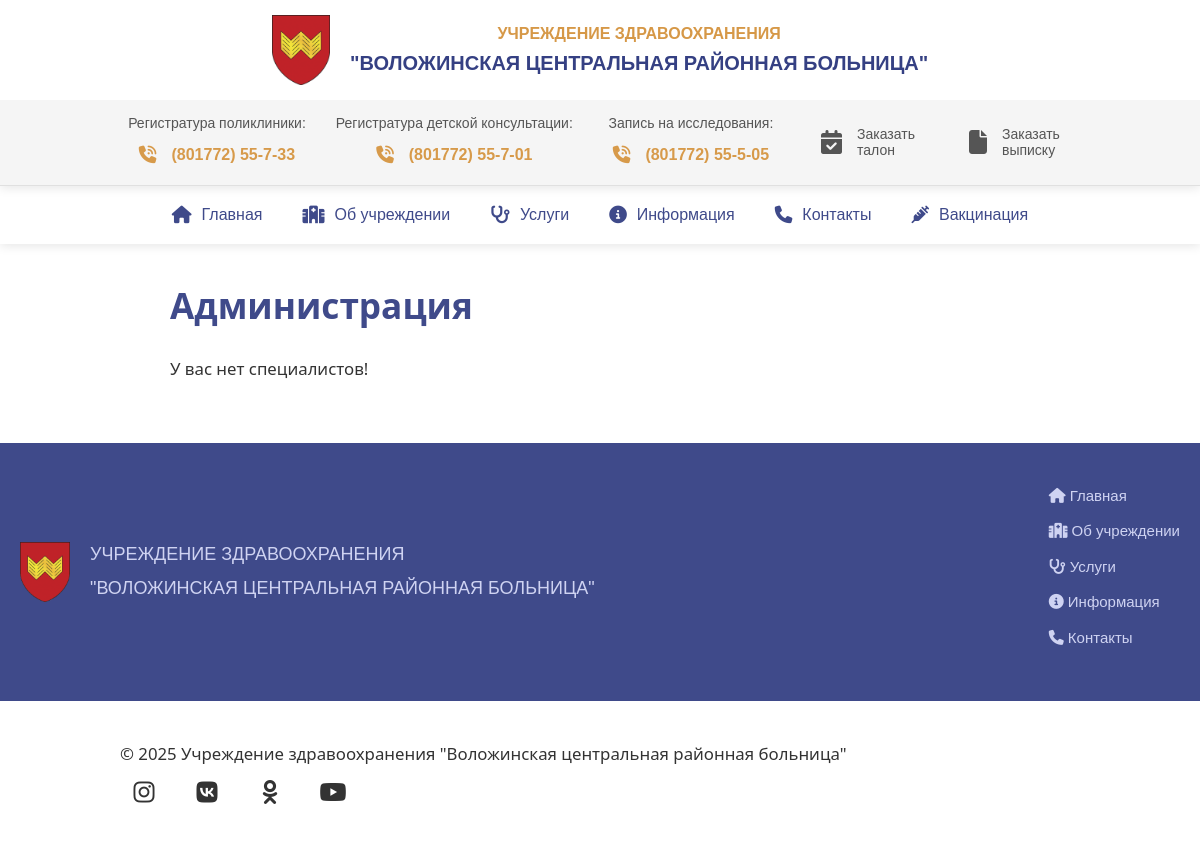
/staff/administration/, run on an earlier commit of the app's database.
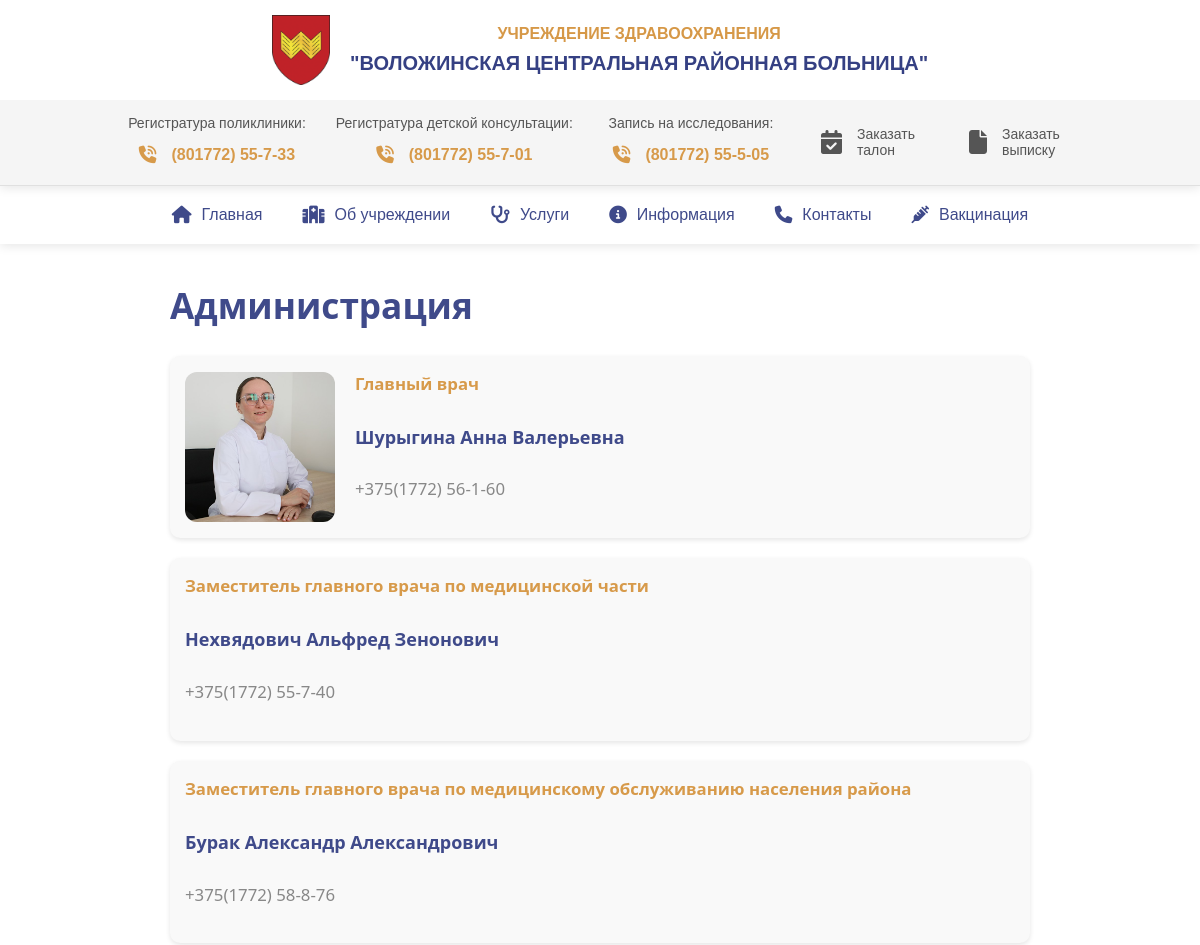
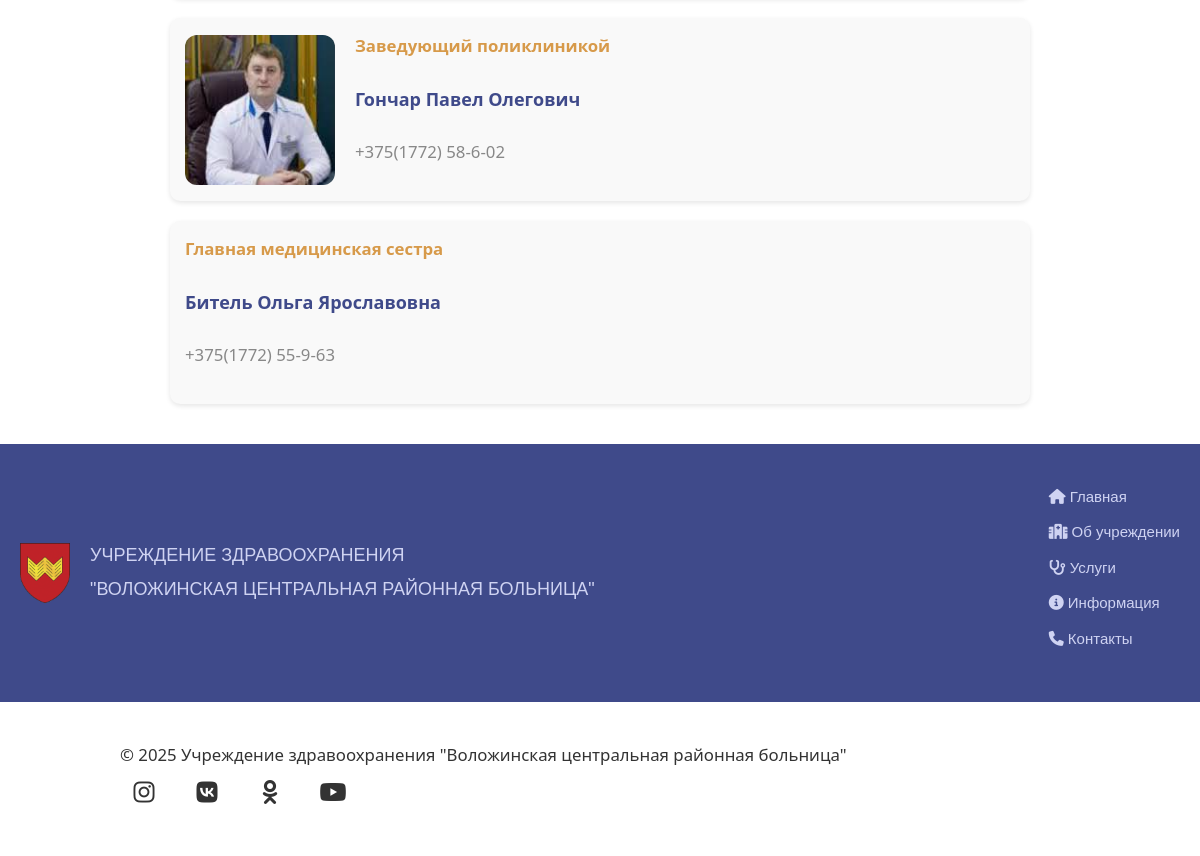
And on a later commit of the database (2 pictures, top to bottom).
### staff/models.py (models this page shows, shortened)
class Specialist(models.Model):
    CATEGORY_CHOICES = [
        ('admin', 'Администрация'),
        ('general', 'Общий специалист'),
    ]
    name = models.CharField(max_length=255)
    position = models.CharField(max_length=255)
    photo = models.ImageField(upload_to='staff_photos/', blank=True, null=True)
    bio = models.TextField(blank=True)
    is_active = models.BooleanField(default=True)
    phone = models.CharField(max_length=30, blank=True)
    category = models.CharField(
        max_length=20, choices=CATEGORY_CHOICES, default='general')
    order = models.PositiveIntegerField(default=0)
    class Meta:
        ordering = ['order']
        verbose_name = 'Специалиста'
        verbose_name_plural = 'Специалисты'

### staff/views.py (the view)
# urls.py: path('administration/', administration_view, name='administration_list'),
def administration_view(request):
    admins = Specialist.objects.filter(
        category='admin', is_active=True).order_by('order')
    return render(request, 'staff/administration.html', {'specialists': admins})

### staff/templates/staff/administration.html (shortened to what this page needs)
{% extends 'main/layout.html' %}
{% load static %}
{% block content %}
<link rel="stylesheet" href="{% static 'main/css/specialists.css' %}">
<link rel="stylesheet" href="{% static 'main/css/about.css' %}">
<div class="about-container">
  <h1>Администрация</h1>
  {% if specialists %}
    <div class="specialist-list">
      {% for specialist in specialists %}
        <div class="specialist-card">
          {% if specialist.photo %}
            <div class="specialist-photo">
              <img src="{{ specialist.photo.url }}" alt="{{ specialist.name }}">
            </div>
          {% endif %}
          <div class="specialist-info">
            <p class="specialist-position">{{ specialist.position }}</p>
            <p class="specialist-name"><strong>{{ specialist.name }}</strong></p>
            <p class="specialist-phone">{{ specialist.phone }}</p>
          </div>
        </div>
      {% endfor %}
    </div>
  {% else %}
    <p>У вас нет специалистов!</p>
  {% endif %}
</div>
{% endblock %}

### main/templates/main/layout.html (shortened to what this page needs)
{% load static %}
<!DOCTYPE html>
<html lang="ru">
<head>
  <link rel="stylesheet" href="https://cdn.jsdelivr.net/npm/bootstrap@5.3.3/dist/css/bootstrap.min.css">
  <link rel="stylesheet" href="https://cdnjs.cloudflare.com/ajax/libs/font-awesome/6.4.0/css/all.min.css">
  <link rel="stylesheet" href="https://cdnjs.cloudflare.com/ajax/libs/font-awesome/6.5.0/css/all.min.css">
  <link rel="stylesheet" href="{% static 'main/css/layout.css' %}">
</head>
<body>
    <header class="main-header">
    <div class="header-left">
        <img src="{% static 'main/img/logo.png' %}" alt="Логотип" class="logo-img">
        <div class="logo-text">
            <span>УЧРЕЖДЕНИЕ ЗДРАВООХРАНЕНИЯ</span>
            <span>"ВОЛОЖИНСКАЯ ЦЕНТРАЛЬНАЯ РАЙОННАЯ БОЛЬНИЦА"</span>
        </div>
    </div>
    <nav class="header-services">
      <ul class="services-list">
        <li class="services-item">
          <div class="service-block">
            <span class="service-label">Регистратура поликлиники:</span>
            <a href="tel:80177255733" class="service-phone">
              <i class="fa-solid fa-phone-volume"></i>
              (801772) 55-7-33
            </a>
          </div>
        </li>
        <li class="services-item">
          <div class="service-block">
            <span class="service-label">Регистратура детской консультации:</span>
            <a href="tel:80177255733" class="service-phone">
              <i class="fa-solid fa-phone-volume"></i>
              (801772) 55-7-01
            </a>
          </div>
        </li>
        <li class="services-item">
          <div class="service-block">
            <span class="service-label">Запись на исследования:</span>
            <a href="tel:80177255733" class="service-phone">
              <i class="fa-solid fa-phone-volume"></i>
              (801772) 55-5-05
            </a>
          </div>
        </li>
        <li class="services-item">
          <a href="https://talon.by/policlinic/volozhin/order" class="services-link">
            <i class="fa-solid fa-calendar-check" style="font-size: 24px;"></i>
            <div class="text-wrapper">
              <span class="top-text">Заказать</span>
              <span class="bottom-text">талон</span>
            </div>
          </a>
        </li>
        <li class="services-item">
          <a href="/" class="services-link">
            <i class="fa-solid fa-file" style="font-size: 24px;"></i>
            <div class="text-wrapper">
              <span class="top-text">Заказать</span>
              <span class="bottom-text">выписку</span>
            </div>
          </a>
        </li>
      </ul>
    </nav>
  </header>
  <nav class="main-nav">
      <ul class="nav-list">
          <li class="nav-item"><a href="{% url 'home' %}" class="nav-link"><i class="fas fa-home"></i> Главная</a></li>
          <li class="nav-item dropdown">
            <a href="{% url 'about' %}" class="nav-link"><i class="fas fa-hospital"></i> Об учреждении</a>
          </li>
          <li class="nav-item dropdown">
            <a href="{% url 'services' %}" class="nav-link"><i class="fas fa-stethoscope"></i> Услуги</a>
          </li>
          <li class="nav-item dropdown">
            <a href="{% url 'information' %}" class="nav-link"><i class="fa-solid fa-circle-info"></i> Информация</a>
          </li>
          <li class="nav-item dropdown">
            <a href="{% url 'contacts' %}" class="nav-link"><i class="fas fa-phone"></i> Контакты</a>
          </li>
          <li class="nav-item"><a href="{% url 'home' %}" class="nav-link"><i class="fa-solid fa-syringe"></i> Вакцинация</a></li>
        </ul>
  </nav>
  <main>
    {% block content %}
    {% endblock %}
  </main>
    <div class="footer-nav">
  <div class="footer-container">
    <div class="footer-left">
      <div class="footer-brand">
        <img src="{% static 'main/img/logo.png' %}" alt="Логотип" class="footer-logo">
        <div class="footer-text">
          <span>УЧРЕЖДЕНИЕ ЗДРАВООХРАНЕНИЯ</span>
          <span>"ВОЛОЖИНСКАЯ ЦЕНТРАЛЬНАЯ РАЙОННАЯ БОЛЬНИЦА"</span>
        </div>
      </div>
    </div>
    <nav class="footer-menu">
      <ul>
        <li><a href="{% url 'home' %}"><i class="fas fa-home"></i> Главная</a></li>
        <li><a href="{% url 'about' %}"><i class="fas fa-hospital"></i> Об учреждении</a></li>
        <li><a href="{% url 'services' %}"><i class="fas fa-stethoscope"></i> Услуги</a></li>
        <li><a href="{% url 'information' %}"><i class="fa-solid fa-circle-info"></i> Информация</a></li>
        <li><a href="{% url 'contacts' %}"><i class="fas fa-phone"></i> Контакты</a></li>
      </ul>
    </nav>
  </div>
</div>
    <footer class="footer">
      <div class="footer-content">
        <span>
          © 2025 Учреждение здравоохранения "Воложинская центральная районная больница"
        </span>
        <div class="social-icons">
          <a href="https://www.instagram.com/volozhinmed/" target="_blank" aria-label="Instagram"><i class="fab fa-instagram"></i></a>
          <a href="https://vk.com/volozhinmed" target="_blank" aria-label="VK"><i class="fab fa-vk"></i></a>
          <a href="https://m.ok.ru/volozhinmed" target="_blank" aria-label="Одноклассники"><i class="fab fa-odnoklassniki"></i></a>
          <a href="https://www.youtube.com/channel/UCaO_hexuhXUU3uwwYQyIqLQ" target="_blank" aria-label="YouTube"><i class="fab fa-youtube"></i></a>
        </div>
      </div>
    </footer>
</body>
</html>

### main/static/main/css/layout.css (style rules this page uses)
body { margin: 0; padding: 0; font-family: 'Arial', sans-serif; color: #333; line-height: 1.6; }
.main-header { display: flex; flex-direction: column; align-items: center; background: white; padding-top: 15px; box-shadow: 0 2px 10px rgba(0, 0, 0, 0.1); position: relative; z-index: 1000; }
.header-left { display: flex; align-items: center; justify-content: center; flex-wrap: wrap; gap: 20px; margin-bottom: 15px; width: 100%; max-width: 1200px; }
.logo-img { width: auto; height: 70px; transition: transform 0.3s ease; }
.logo-text { display: flex; flex-direction: column; text-align: center; line-height: 1.3; }
.logo-text span:first-child { font-size: 16px; font-weight: bold; color: #D69847; }
.logo-text span:last-child { font-size: 20px; font-weight: bold; color: #354083; text-transform: uppercase; margin-top: 5px; }
.header-services { width: 100%; background: #f5f5f5; padding: 12px 0; border-bottom: 1px solid #e0e0e0; }
.services-list { display: flex; justify-content: center; flex-wrap: wrap; list-style: none; gap: 40px; margin: 0 auto; padding: 0; max-width: 1200px; }
.services-item { display: flex; align-items: center; }
.service-block { display: flex; flex-direction: column; align-items: center; text-align: center; }
.service-label { font-size: 14px; color: #555; margin-bottom: 3px; white-space: nowrap; }
.service-phone { display: flex; align-items: center; gap: 15px; color: #D79A4A; font-size: 16px; font-weight: bold; text-decoration: none; transition: all 0.3s ease; padding: 5px 10px; border-radius: 4px; }
.service-phone i { font-size: 1.1em; }
.services-link { display: flex; align-items: center; gap: 15px; color: #555; font-size: 14px; text-decoration: none; transition: all 0.3s ease; padding: 8px 12px; border-radius: 4px; }
.services-link i { font-size: 1.1em; }
.text-wrapper { display: flex; flex-direction: column; line-height: 1.2; }
.top-text, .bottom-text { font-size: 14px; }
.main-nav { width: 100%; background: white; box-shadow: 0 2px 10px rgba(0, 0, 0, 0.1); position: sticky; top: 0; z-index: 999; }
.nav-list { display: flex; justify-content: center; list-style: none; margin: 0 auto; padding: 0; max-width: 1200px; }
.nav-item { display: flex; position: relative; }
.nav-link { position: relative; display: flex; align-items: center; gap: 10px; color: #3F4A8A; text-decoration: none; padding: 16px 25px; font-size: 16px; transition: all 0.3s ease; }
.nav-link::after { content: ''; position: absolute; bottom: 0; left: 50%; transform: translateX(-50%); width: 0; height: 3px; background-color: #D79A4A; transition: width 0.3s ease; }
.nav-link i { font-size: 1.1em; transition: transform 0.3s ease; }
.nav-item.dropdown { position: relative; }
@media (max-width: 1200px) { .services-list { gap: 30px; } }
@media (max-width: 1200px) { .nav-link { padding: 16px 20px; } }
.footer-nav { background-color: #3F4A8A; padding: 40px 0; }
.footer-container { max-width: 1200px; margin: 0 auto; padding: 0 20px; display: flex; justify-content: space-between; align-items: center; }
.footer-left { display: flex; }
.footer-brand { display: flex; align-items: center; gap: 20px; }
.footer-logo { height: 60px; width: auto; object-fit: contain; }
.footer-text span { display: block; font-size: 18px; color: #cfd3f2; line-height: 1.4; }
.footer-text span:first-child { margin-bottom: 8px; }
.footer-menu ul { list-style: none; padding: 0; margin: 0; }
.footer-menu li { margin-bottom: 10px; }
.footer-menu a { text-decoration: none; color: #cfd3f2; font-size: 15px; font-weight: 300; transition: color 0.3s ease; }
.footer { max-width: 1000px; margin: 0 auto; padding: 40px 20px; font-family: "Segoe UI", Tahoma, Geneva, Verdana, sans-serif; font-size: 1.05rem; line-height: 1.6; color: #333; background-color: #fff; }
.footer-content { display: flex; justify-content: space-between; align-items: center; flex-wrap: wrap; }
.social-icons { display: flex; gap: 15px; }
.social-icons a { display: flex; align-items: center; justify-content: center; width: 48px; height: 48px; font-size: 24px; border-radius: 50%; color: #333; text-decoration: none; transition: background-color 0.3s, color 0.3s; }

What changed in the data, as far as the page shows it:
added Specialist: photo (picture), position "Главный врач", name "Шурыгина Анна Валерьевна", phone "+375(1772) 56-1-60"
added Specialist: position "Заместитель главного врача по медицинской части", name "Нехвядович Альфред Зенонович", phone "+375(1772) 55-7-40"
added Specialist: position "Заместитель главного врача по медицинскому обслуживанию населения района", name "Бурак Александр Александрович", phone "+375(1772) 58-8-76"
added Specialist: photo (picture), position "Заведующий поликлиникой", name "Гончар Павел Олегович", phone "+375(1772) 58-6-02"
added Specialist: position "Главная медицинская сестра", name "Битель Ольга Ярославовна", phone "+375(1772) 55-9-63"
Also different on the page:
text no longer shown: "У вас нет специалистов!"
